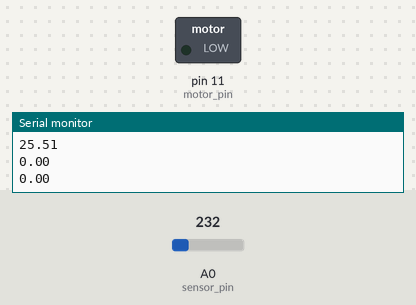
This sketch was run on a simulated Arduino Uno, built with avr-gcc and run on an emulated ATmega328P. Parts: switched loads named in the sketch (green lamp = pin HIGH), the last lines printed to the serial monitor. Inputs (shaded band) come from the test bench; at power-on: A0 (sensor_pin) = 232.

Above: at 0.1 s.
At 48.2 s:
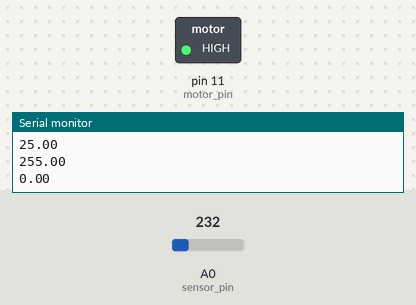
Timing chart, 0 to 49.7 s (numbered marks = the images above):
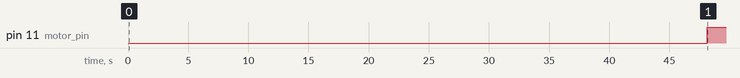

Measured:
- by itself, pin 11 (motor_pin): LOW → HIGH at 48.2 s

The sketch:

Adaptive_temp1.ino
```cpp
// Setup
float kf = 0.01;              // Constante de filtrado
const int t_sample = 200;     // Tiempo de filtro
const int periodo_t = 20;
const int hz = 3;             // Horizonte de prediccion (5 o menos)
const float n = 9.0;              // Periodos de control para alcanzar el SP (9)
float MaxOut_Temp;
const float UP_Temp = 255;    // salida maxima del controlador
const float GainT_Temp = 80;  // Ganancia del controlador
const int PmA = 2;            // Delay Parameters a
const int PmB = 2;            // Delay Parameters b
const float NL = 0.01;          // Noise Level for Adaptive Mechanism.
const float GainA = 1.0;         // Gain for Adaptive Mechanism A
const float GainB = 1.0;         // Gain for Adaptive Mechanism B

// Variables
float temp_sf;                        // Temperatura sin filtrar
float temp_fil;                       // Temperatura filtrada
const unsigned char sensor_pin = 0;   // Pin sensor LM35
const int motor_pin = 11;             // Pin salida PWM motor
unsigned int periodo;             // Periodo Control = Periodo * t_sample
float outTemp;                        // Salida controlador
char input[10];                    // Input set point


// Variables del bloque conductor
static double r1[hz] = {0};                // param for desired out conductor block
static double r2[hz] = {0};
double s1[hz] = {0};
static double s2[hz] = {0};
static double w = 0;

// Variables control adaptativo
float yt[PmA+2] = {0};            // Array process out Temp  y(k), y(k-1), y(k-2), y(k-3)
float ut[PmB+5] = {0};           // Array process input Temp  u(k), u(k-1), u(k-2), u(k-3), u(k-4)
float tt[7] = {1.0, -0.5, 0.1, 0.1, 0.1, 0.1, 0.1};  // Array parameters adaptive mechanism a1k, a2k, b1k, b2k, b3k
//double tp[7] = {0, 0, 0, 0, 0, 0, 0};
float spt[2] = {0};            // Set point process Temp sp(k), sp(k-1), sp(k-2)
static unsigned char ini = 0;

void setup() {

  Serial.begin(115200);
  analogReference(INTERNAL);        // Referencia en 1.1V
  // Primera lectura


  for (int i = 4; i > 0; i--){        // Inicializa las lecturas
    temp_sf = analogRead(sensor_pin);
    temp_sf = (1.1 * temp_sf) / 10,23;
    temp_fil = temp_sf;
    }
  conductor_block();                  // Calculo del bloque conductor
  periodo = 0;
  MaxOut_Temp = UP_Temp/GainT_Temp;                 // Calculo de la salida maxima del controlador
  /*
  Serial.println(r1[hz-1]);
  Serial.println(r2[hz-1]);
  Serial.println(s2[hz-1]);
  Serial.println(w);
  Serial.println("\r");
*/

}

void loop() {

  periodo++;                                    // Cuenta periodos de control
  temp_sf = (1.1 * analogRead(sensor_pin)) / 10.23;  // Leemos la temperatura y se convierte a grados
  temp_fil = lpf(temp_sf, temp_fil, kf);

  // Leer set point del puerto serie
  while(Serial.available()>0){
    int i;
    input[i] = Serial.read();
    i++;
  }
  spt[0]=atoi(input);
  if (periodo >= periodo_t) {

    // Control adaptativo
    periodo = 0;                  // Reset de periodos de control
    //spt[0] = 29;                // Set point
    yt[0] = temp_fil;                                // Process Out Temp y(k).
    adaptive(spt, tt, yt, ut, MaxOut_Temp);
    outTemp = -ut[1] * GainT_Temp;

  }

  Serial.println(temp_fil);
  //Serial.println(ut[0]);
  Serial.println(outTemp);
  Serial.println(spt[0]);

  Serial.println("\r");

  analogWrite(motor_pin, outTemp);

  delay(t_sample);
}


// Filtro paso bajo
float lpf(float pv_sf, float pv_fil_ant, float kf){
  float pv_fil;
  pv_fil = (kf * pv_sf + (1 - kf) * pv_fil_ant);    //pv_fil = kf * pv_sf + (1 - kf) * pv_fil_ant;
  return pv_fil;
}

// Bloque conductor Calculo segun amortiguamiento critico y ganancia unitaria
void conductor_block(void){
  float a1,a2,b1,b2;

  a1 = 2 * exp(-6.0/n);
  a2 = -exp(-12.0/n);
  b1 = 1 - (1 + 6.0/n) * exp(-6.0/n);
  b2 = 1 - a1 - a2 - b1;

  r1[0] = a1; // Vector e1 para cada horizonte a1
  r2[0] = a2; // vector e2 para cada horizonte a2
  s1[0] = b1; // vector g1 para cada horizonte b1
  s2[0] = b2; // vector g2 para cada horizonte b2
  w = 0;

  for (int j = 1; j < hz; j++){
    r1[j] = r1[j-1] * r1[0] + r2[j-1];
    r2[j] = r1[j-1] * r2[0];
    s1[j] = r1[j-1] * s1[0] + s2[j-1];
    s2[j] = r1[j-1] * s2[0];
    }
  for (int j = 0; j < hz; j++){
    w += s1[j];
    }
  // Parameters for conductor block
  // r1[hz-1] * y(k)
  // r2[hz-1] * y(k-1)
  // s2[hz-1] * sp(k-1)
  // w    * sp(k)
  }

  // Adaptive Control no incremental order 2
void adaptive(float *sp, float *t, float *y, float *u, float max_out){
  float y_k;       // Estimated out
  float ek;        // Estimation error
  float q;       // Aux for adaptive process
  float y_dk;      //  Desired Out
  unsigned char adap;     // Enable/disable  adaptation

  if (ini <= (PmA+10)) ini++;   // Counter for initialize  input/output vector

  if (ini >= (PmA+10)){     // Control for initialize  input/output vector
    // Adaptive model order 2 with 3 parameters b
    y_k = t[0] * y[PmA] + t[1] * y[PmA+1] + t[2] * u[PmB] + t[3] * u[PmB+1] + t[4] * u[PmB+2] + t[5] * u[PmB+3] + t[6] * u[PmB+4];    // Estimated out Delay Process = 1
    ek = (y[0] - y_k);                                        // Estimation error
    if (fabs(ek) > NL) adap = 1;                                  // Noise Level
      else adap = 0;

    //Adaptive mechanism
    q = adap * ek / (1.0 + (GainA * (pow(y[PmA],2) + pow(y[PmA+1],2)) + GainB * (pow(u[PmB],2) + pow(u[PmB+1],2) + pow(u[PmB+2],2) + pow(u[PmB+3],2) + pow(u[PmB+4],2))));
    t[0] += (GainA * q * y[PmA]);
    t[1] += (GainA * q * y[PmA+1]);
    t[2] += (GainB * q * u[PmB]);
    t[3] += (GainB * q * u[PmB+1]);
    t[4] += (GainB * q * u[PmB+2]);
    t[5] += (GainB * q * u[PmB+3]);
    t[6] += (GainB * q * u[PmB+4]);

    y_dk = r1[hz-1] * yt[0] + r2[hz-1] * yt[1] + s2[hz-1] * sp[1] + w * sp[0];   // Desired out calculated. Conductor block. Model ref: a1, a2, b1, b2


    // Calculated parameters extended strategy
    double e1[hz] = { t[0] }; // Vector e1 for horizon
    double e2[hz] = { t[1] }; // vector e2 for horizon
    double g1[hz] = { t[2] }; // vector g1 for horizon
    double g2[hz] = { t[3] }; // vector g2 for horizon
    double g3[hz] = { t[4] }; // vector g3 for horizon
    double g4[hz] = { t[5] }; // vector g3 for horizon
    double g5[hz] = { t[6] }; // vector g3 for horizon
    double h = 0;       // h parameter

    for (int j = 1; j < hz; j++){
        e1[j] = e1[j-1] * e1[0] + e2[j-1];
        e2[j] = e1[j-1] * e2[0];
      g1[j] = e1[j-1] * g1[0] + g2[j-1];
      g2[j] = e1[j-1] * g2[0] + g3[j-1];
      g3[j] = e1[j-1] * g3[0] + g4[j-1];
      g4[j] = e1[j-1] * g4[0] + g5[j-1];
      g5[j] = e1[j-1] * g5[0];
    }
    for (int j = 0; j < hz; j++){
      h += g1[j];
    }
    u[0] = (y_dk - e1[hz-1] * y[0] - e2[hz-1] * y[1] - g2[hz-1] * u[1] - g3[hz-1] * u[2] - g4[hz-1] * u[3] - g5[hz-1] * u[4]) / h;    // Calculated Regulator Out

    if (u[0] < - max_out) u[0] = - max_out;           // Upper limit out
      else if (u[0] > 0) u[0] = 0;
  } // End counter for init output/input vector
  //save_process for K+1
  for (int i = (PmA+1); i > 0; i--){
    y[i] = y[i-1];
  }

  for (int i = (PmB+4); i > 0; i--){
    u[i] = u[i-1];
  }
  sp[1] = sp[0];

}
```
